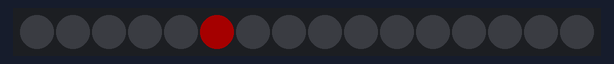
This sketch was run on a simulated Arduino Uno, built with avr-gcc and run on an emulated ATmega328P. Parts: 16 RGB LEDs in strip order, left to right. Dim RGB values are drawn brighter than linear; random numbers use the default seed unless the sketch sets one.

Above: at 0.51 s.
At 2.64 s:
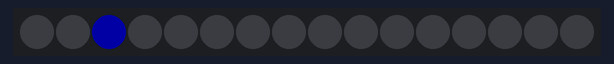

Measured:
- by itself, everything shown: repeats every 3.4 s, in 21 steps

The sketch:

Reggie.ino.ino
```cpp
// RGBW (Red Green Blue White Neo-Pixel starter code
// 23 LEDS with no loop inside of void loop()
// CW Coleman 181214

#include <Adafruit_NeoPixel.h>
#ifdef __AVR__
  #include <avr/power.h>
#endif

#define PIN 6
#define NUM_LEDS 16
#define BRIGHTNESS 50
Adafruit_NeoPixel strip = Adafruit_NeoPixel(NUM_LEDS, PIN, NEO_GRBW + NEO_KHZ800);


void setup() {
  Serial.begin(115200);
  strip.setBrightness(BRIGHTNESS);
  strip.begin();
  strip.show(); // Initialize all pixels to 'off'
  randomSeed(analogRead(0));
}

// Initialize some variables for the void loop()
int led, red, green, blue, white;
int wait = 2;

void loop() {
  for (int i = 0; i < 16; i++){
     red  = random(0, 255);
     green = random(0, 255);
       //set to black
    for (int i = 18; i > -1; i--){
    led = i;
    strip.setPixelColor(led, 0, 0 , 0, 0);
    delay(wait);
    strip.show();
  }
     blue = random(0, 255);
     white = random(0, 0);
     red = 200;
     green = 0;
     blue = 0;
     //white = 0;
     led = i;
     strip.setPixelColor(led, red, green , blue, white);
     strip.show();
  }

  for (int i = 0; i < 16; i++){
     red  = random(0, 255);
     green = random(0, 255);
       //set to black
    for (int i = 18; i > -1; i--){
    led = i;
    strip.setPixelColor(led, 0, 0 , 0, 0);
    strip.show();
  }
     blue = random(0, 255);
     white = random(0, 0);
     red = 200;
     green = 0;
     blue = 0;
     //white = 0;
     led = i;
     strip.setPixelColor(led, red, green , blue, white);
     strip.show();
  }

  for (int i = 0; i < 16; i++){
     red  = random(0, 255);
     green = random(0, 255);
       //set to black
    for (int i = 15; i > -1; i--){
    led = i;
    strip.setPixelColor(led, 0, 0 , 0, 0);
    delay(wait);
    strip.show();
  }
     blue = random(0, 255);
     white = random(0, 0);
     red = 0;
     green = 200;
     blue = 0;
     //white = 0;
     led = i;
     strip.setPixelColor(led, red, green , blue, white);
     delay(wait);
     strip.show();
  }


    for (int i = 0; i < 16; i++){
     red  = random(0, 255);
     green = random(0, 255);
       //set to black
    for (int i = 15; i > -1; i--){
    led = i;
    strip.setPixelColor(led, 0, 0 , 0, 0);
    strip.show();
  }
     blue = random(0, 255);
     white = random(0, 0);
     red = 0;
     green = 200;
     blue = 0;
     //white = 0;
     led = i;
     strip.setPixelColor(led, red, green , blue, white);
     strip.show();
  }


   for (int i = 0; i < 16; i++){
     red  = random(0, 255);
     green = random(0, 255);
       //set to black
    for (int i = 15; i > -1; i--){
    led = i;
    strip.setPixelColor(led, 0, 0 , 0, 0);
    delay(wait);
    strip.show();
  }
     blue = random(0, 255);
     white = random(0, 0);
     red = 0;
     green = 0;
     blue = 200;
     //white = 0;
     led = i;
     strip.setPixelColor(led, red, green , blue, white);
     delay(wait);
     strip.show();
  }

  for (int i = 0; i < 16; i++){
     red  = random(0, 255);
     green = random(0, 255);
       //set to black
    for (int i = 15; i > -1; i--){
    led = i;
    strip.setPixelColor(led, 0, 0 , 0, 0);
    strip.show();
  }
     blue = random(0, 255);
     white = random(0, 0);
     red = 0;
     green = 0;
     blue = 200;
     //white = 0;
     led = i;
     strip.setPixelColor(led, red, green , blue, white);
     strip.show();
  }

;

}
```
